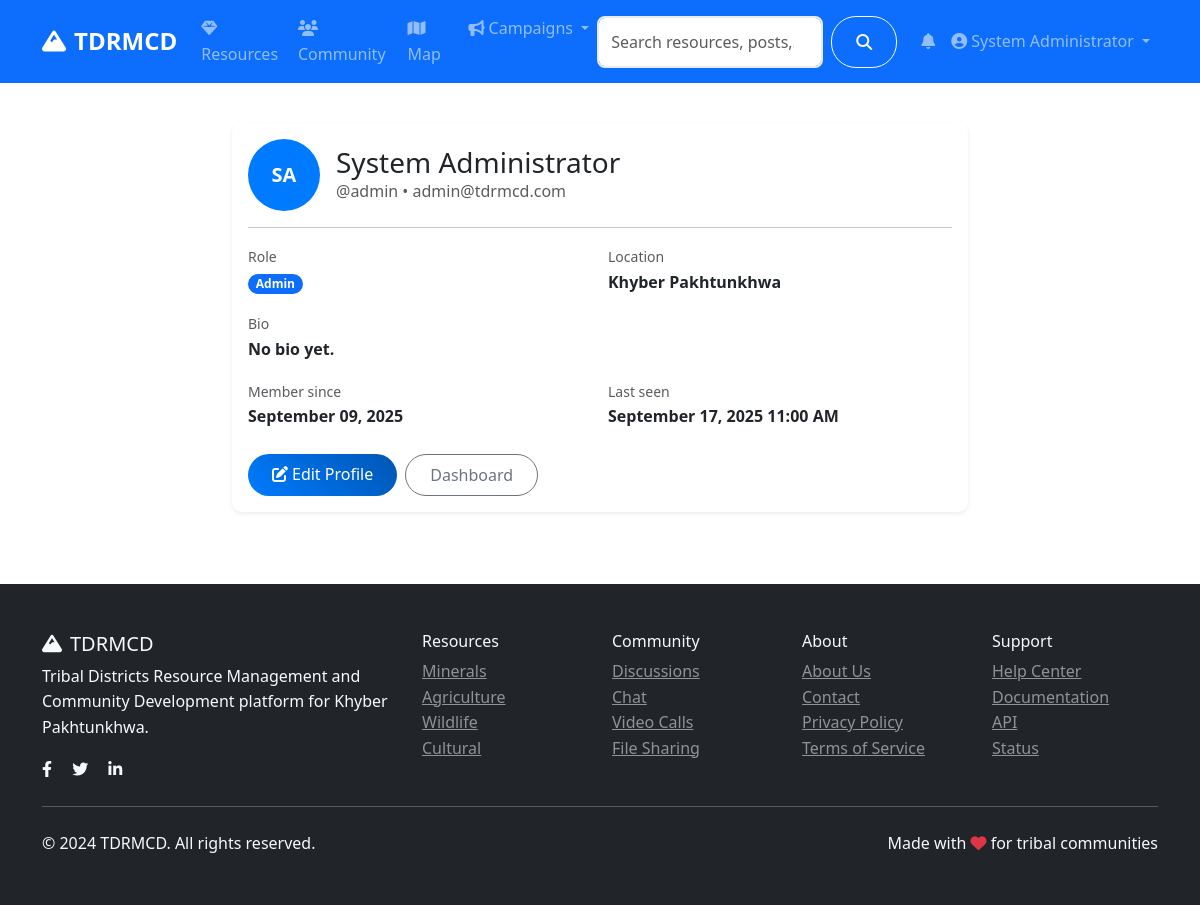
Before: /auth/profile (signed in) with the older database file.
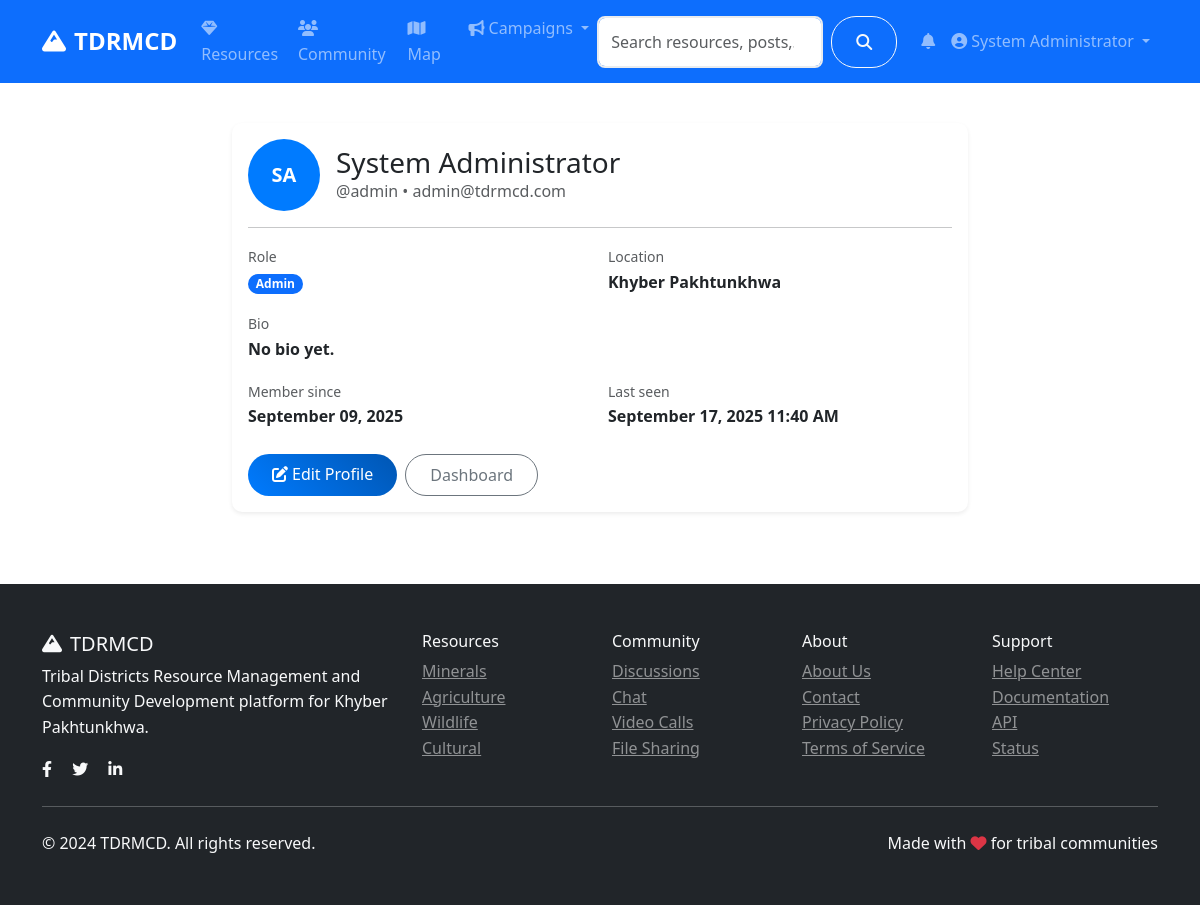
After: the same page with the newer database file.
### models.py (models this page shows, shortened)
class User(UserMixin, db.Model):
    id = db.Column(db.Integer, primary_key=True)
    username = db.Column(db.String(80), unique=True, nullable=False)
    email = db.Column(db.String(120), unique=True, nullable=False)
    password_hash = db.Column(db.String(120), nullable=False)
    first_name = db.Column(db.String(50), nullable=False)
    last_name = db.Column(db.String(50), nullable=False)
    role = db.Column(db.String(20), default='user')  # user, admin, researcher
    location = db.Column(db.String(100))
    bio = db.Column(db.Text)
    avatar = db.Column(db.String(200), default='default.jpg')
    is_active = db.Column(db.Boolean, default=True)
    created_at = db.Column(db.DateTime, default=datetime.utcnow)
    last_seen = db.Column(db.DateTime, default=datetime.utcnow)
    resources = db.relationship('Resource', backref='author', lazy='dynamic')
    posts = db.relationship('CommunityPost', backref='author', lazy='dynamic')
    chat_messages = db.relationship('ChatMessage', backref='sender', lazy='dynamic')
    file_submissions = db.relationship(
        'FileSubmission',
        foreign_keys='FileSubmission.submitter_id',
        backref='submitter',
        lazy='dynamic'
    )
    reviewed_submissions = db.relationship(
        'FileSubmission',
        foreign_keys='FileSubmission.reviewed_by',
        backref='reviewer_user',
        lazy='dynamic'
    )
    notifications = db.relationship('Notification', backref='user', lazy='dynamic')
    def get_full_name(self):
        return f"{self.first_name} {self.last_name}"
    def is_admin(self):
        return self.role == 'admin'

### routes/auth.py (the view)
@auth_bp.route('/profile')
@login_required
def profile():
    return render_template('auth/profile.html', user=current_user)

### app.py (called while the page is built)
@login_manager.user_loader
def load_user(user_id):
    return User.query.get(int(user_id))

### templates/auth/profile.html (shortened to what this page needs)
{% extends "base.html" %}
{% block content %}
<div class="container py-4">
    <div class="row justify-content-center">
        <div class="col-lg-8">
            <div class="card shadow-sm">
                <div class="card-body">
                    <div class="d-flex align-items-center mb-3">
                        <div class="avatar me-3" style="width:72px;height:72px;font-size:1.25rem;">
                            {{ user.first_name[0] }}{{ user.last_name[0] }}
                        </div>
                        <div>
                            <h3 class="mb-0">{{ user.get_full_name() }}</h3>
                            <div class="text-muted">@{{ user.username }} • {{ user.email }}</div>
                        </div>
                    </div>
                    <hr>
                    <div class="row g-3">
                        <div class="col-md-6">
                            <label class="text-muted small">Role</label>
                            <div class="fw-semibold"><span class="badge bg-primary">{{ user.role.title() }}</span></div>
                        </div>
                        <div class="col-md-6">
                            <label class="text-muted small">Location</label>
                            <div class="fw-semibold">{{ user.location or '—' }}</div>
                        </div>
                        <div class="col-12">
                            <label class="text-muted small">Bio</label>
                            <div class="fw-semibold">{{ user.bio or 'No bio yet.' }}</div>
                        </div>
                        <div class="col-md-6">
                            <label class="text-muted small">Member since</label>
                            <div class="fw-semibold">{{ user.created_at.strftime('%B %d, %Y') }}</div>
                        </div>
                        <div class="col-md-6">
                            <label class="text-muted small">Last seen</label>
                            <div class="fw-semibold">{{ user.last_seen.strftime('%B %d, %Y %I:%M %p') }}</div>
                        </div>
                    </div>
                    <div class="mt-4 d-flex gap-2">
                        <a class="btn btn-primary" href="{{ url_for('auth.edit_profile') }}"><i class="fas fa-edit me-1"></i>Edit Profile</a>
                        <a class="btn btn-outline-secondary" href="{{ url_for('main.dashboard') }}">Dashboard</a>
                    </div>
                </div>
            </div>
        </div>
    </div>
</div>
{% endblock %}

### templates/base.html (shortened to what the changed rows need)
<!DOCTYPE html>
<html lang="en">
<head>
    <link href="https://cdn.jsdelivr.net/npm/bootstrap@5.3.0/dist/css/bootstrap.min.css" rel="stylesheet">
    <link rel="stylesheet" href="https://cdnjs.cloudflare.com/ajax/libs/font-awesome/6.4.0/css/all.min.css">
    <link rel="stylesheet" href="https://unpkg.com/leaflet@1.9.4/dist/leaflet.css">
    <link rel="stylesheet" href="{{ url_for('static', filename='css/style.css') }}">
</head>
<body>
    <nav class="navbar navbar-expand-lg navbar-dark bg-primary sticky-top">
        <div class="container">
            <div class="collapse navbar-collapse" id="navbarNav">
                <ul class="navbar-nav">
                    {% if current_user.is_authenticated %}
                        <li class="nav-item dropdown">
                            <a class="nav-link" href="#" role="button" data-bs-toggle="dropdown" aria-expanded="false">
                                <span class="position-relative">
                                    <i class="fas fa-bell"></i>
                                </span>
                            </a>
                        </li>
                        <li class="nav-item dropdown">
                            <a class="nav-link dropdown-toggle" href="#" role="button" data-bs-toggle="dropdown">
                                <i class="fas fa-user-circle me-1"></i>{{ current_user.get_full_name() }}
                            </a>
                        </li>
                    {% endif %}
                </ul>
            </div>
        </div>
    </nav>
    <main>
        {% block content %}{% endblock %}
    </main>
</body>
</html>

Changed rows visible on the page:
changed User "System Administrator": last_seen "September 17, 2025 11:00 AM" → "September 17, 2025 11:40 AM"
